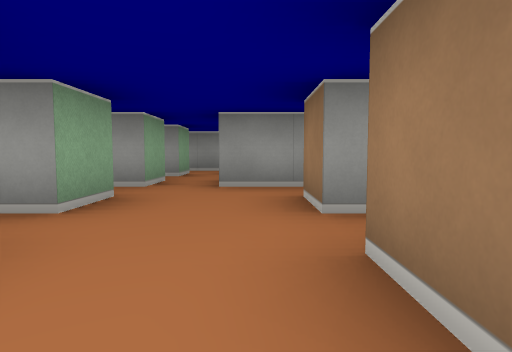
View 1 (above)

23 first-person views from a walk through a cub3D maze. The camera is about half as high as the walls, tilts 4° down and sees 75° across. The floor is counted in squares. Each view is taken from the middle of a square. On the plan, view 1 faces up. The plan holds only what a view shows up to about 9 squares ahead; the rest is blank.

View 2
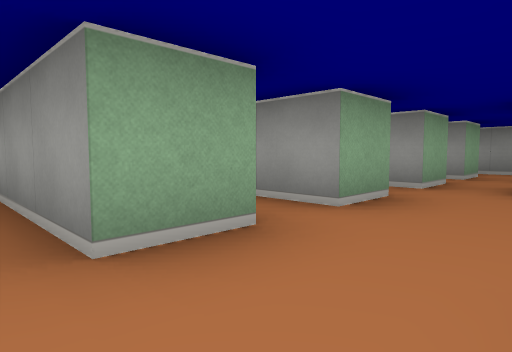

View 3
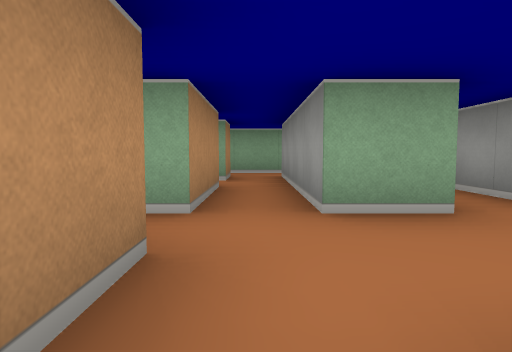

View 4
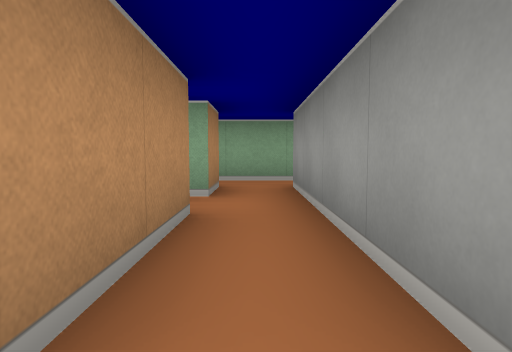

View 5
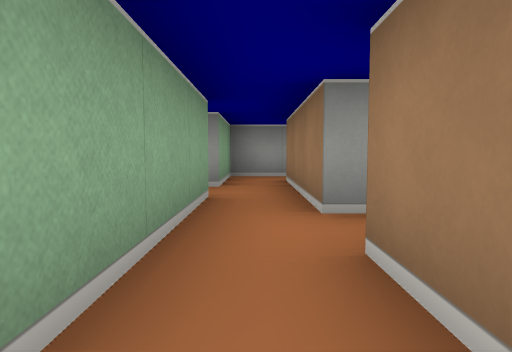

View 6
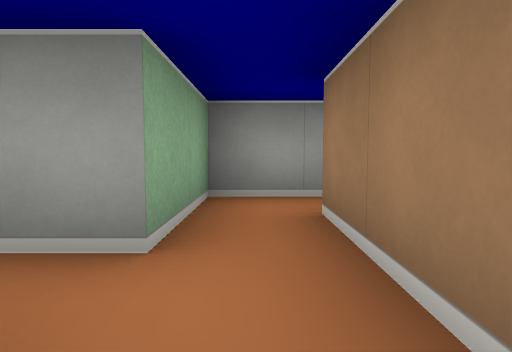

View 7
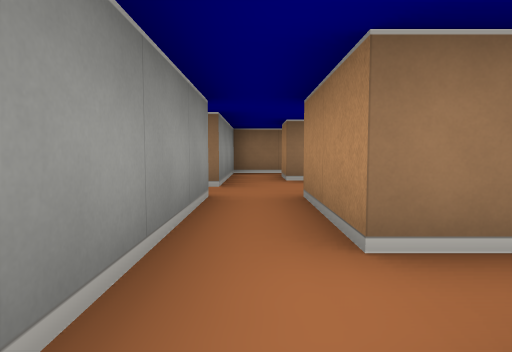

View 8
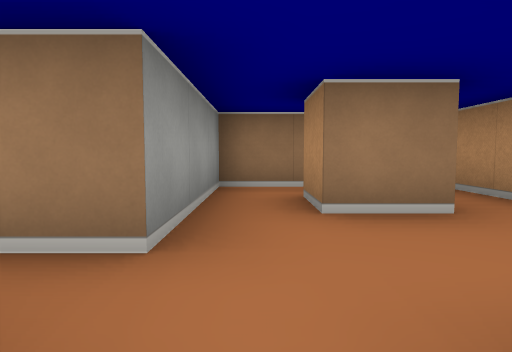

View 9
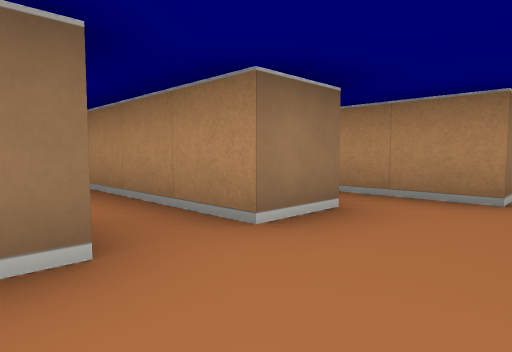

View 10
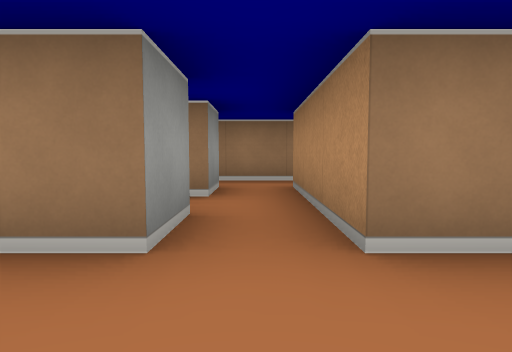

View 11
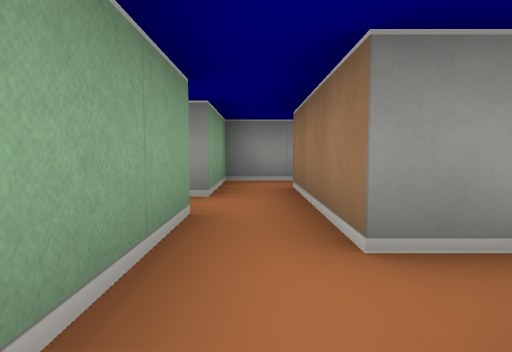

View 12
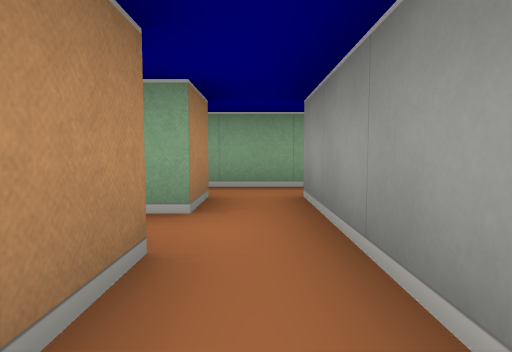

View 13
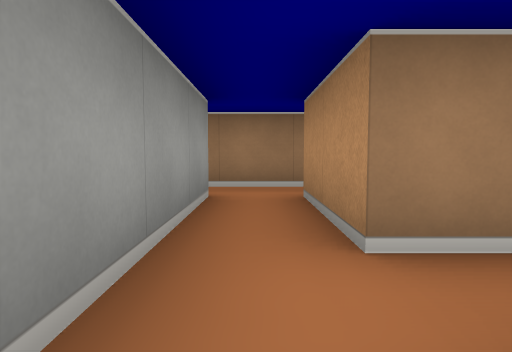

View 14
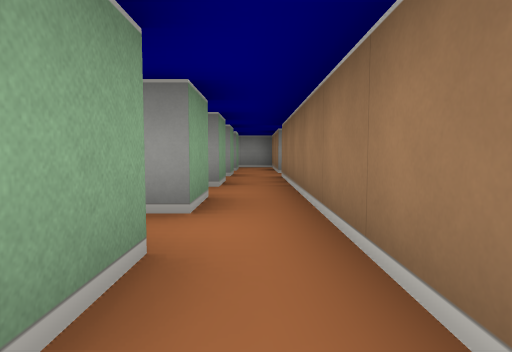

View 15
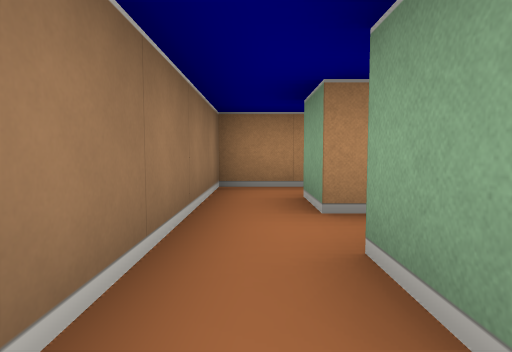

View 16
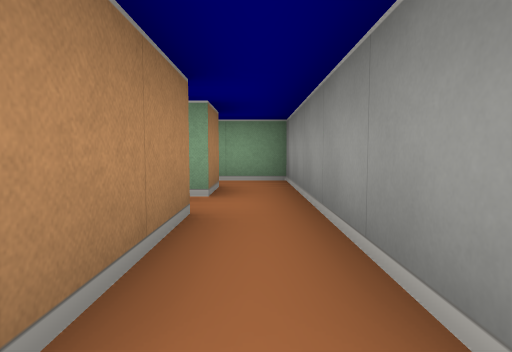

View 17
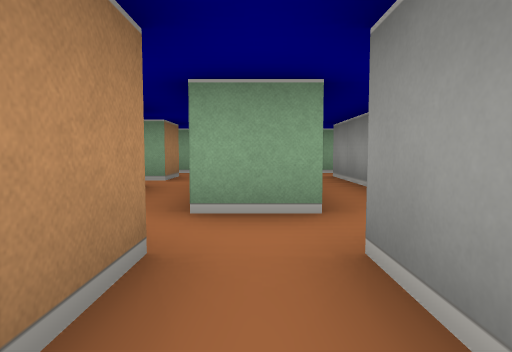

View 18
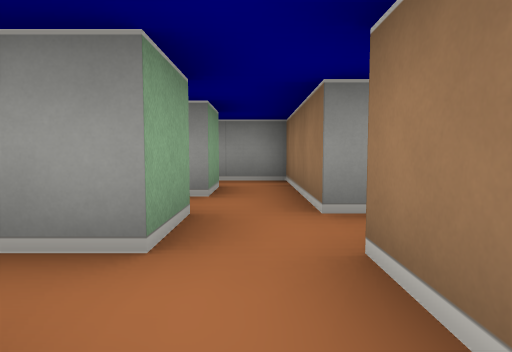

View 19
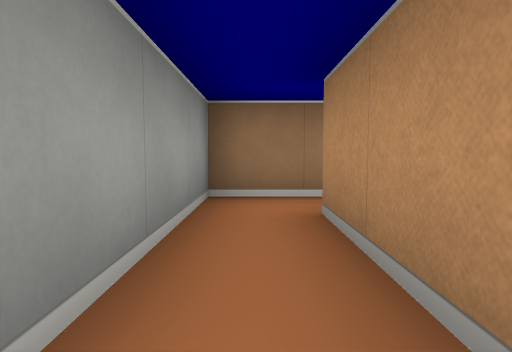

View 20
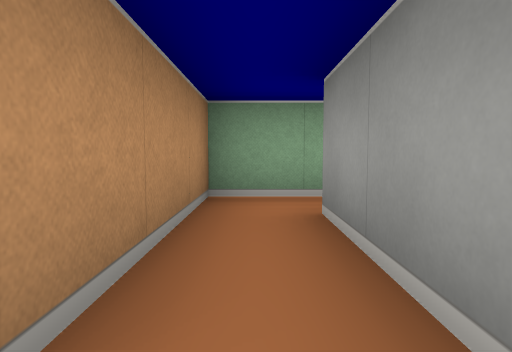

View 21
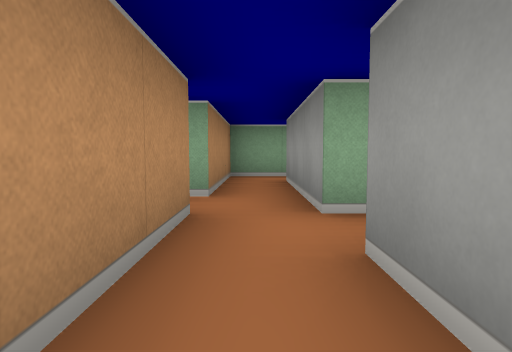

View 22
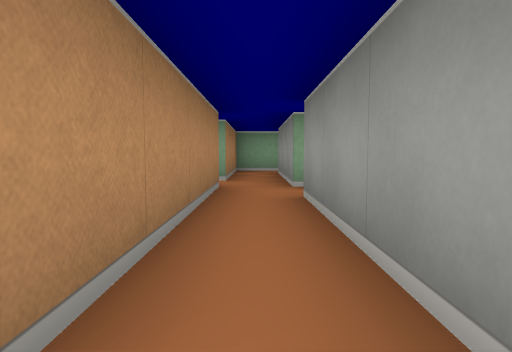

View 23
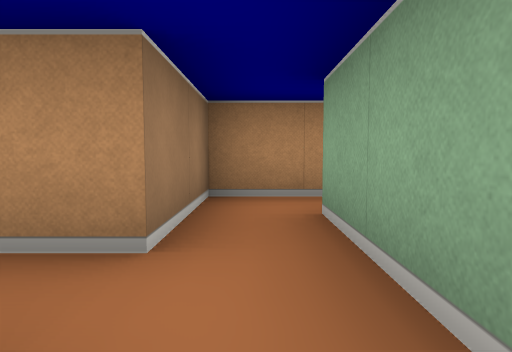

### Floor plan
Key: @ floor where view 1 was taken; # wall or solid block; . floor.
Columns run from 7 left of view 1 to 11 right of it. Each row starts with its distance up from view 1.
  9   #.###.#####.####
  8   #.........#....#
  7   ####.####.####.#
  6      ..     .....#
  5 ######.#########...
  4 #.........#......#
  3 #.#.##..#.#.#.##.#
  2 ..#.........#  ..#
  1 #.####..###.####.#
  0 #......@. #......#
 -1 #.#.##.## #.#.##.#
 -2 ..#            ..#
 -3 ###            ###

Where each view was taken, in squares from view 1:
view 1: 0 up, 0 right, facing up
view 2: 0 up, 0 right, facing up-left
view 3: 0 up, 1 right, facing left
view 4: 0 up, 1 left, facing left
view 5: 2 down, 6 left, facing up
view 6: 1 up, 6 left, facing up
view 7: 4 up, 5 left, facing right
view 8: 4 up, 2 left, facing right
view 9: 3 up, 1 left, facing down-right
view 10: 2 up, 1 left, facing right
view 11: 1 down, 4 right, facing up
view 12: 0 up, 8 right, facing left
view 13: 0 up, 5 right, facing right
view 14: 2 down, 9 right, facing up
view 15: 2 up, 9 right, facing down
view 16: 4 up, 9 right, facing left
view 17: 5 up, 11 right, facing left
view 18: 3 up, 9 right, facing up
view 19: 8 up, 6 right, facing right
view 20: 8 up, 9 right, facing left
view 21: 8 up, 2 right, facing left
view 22: 8 up, 4 right, facing left
view 23: 1 up, 6 left, facing down
